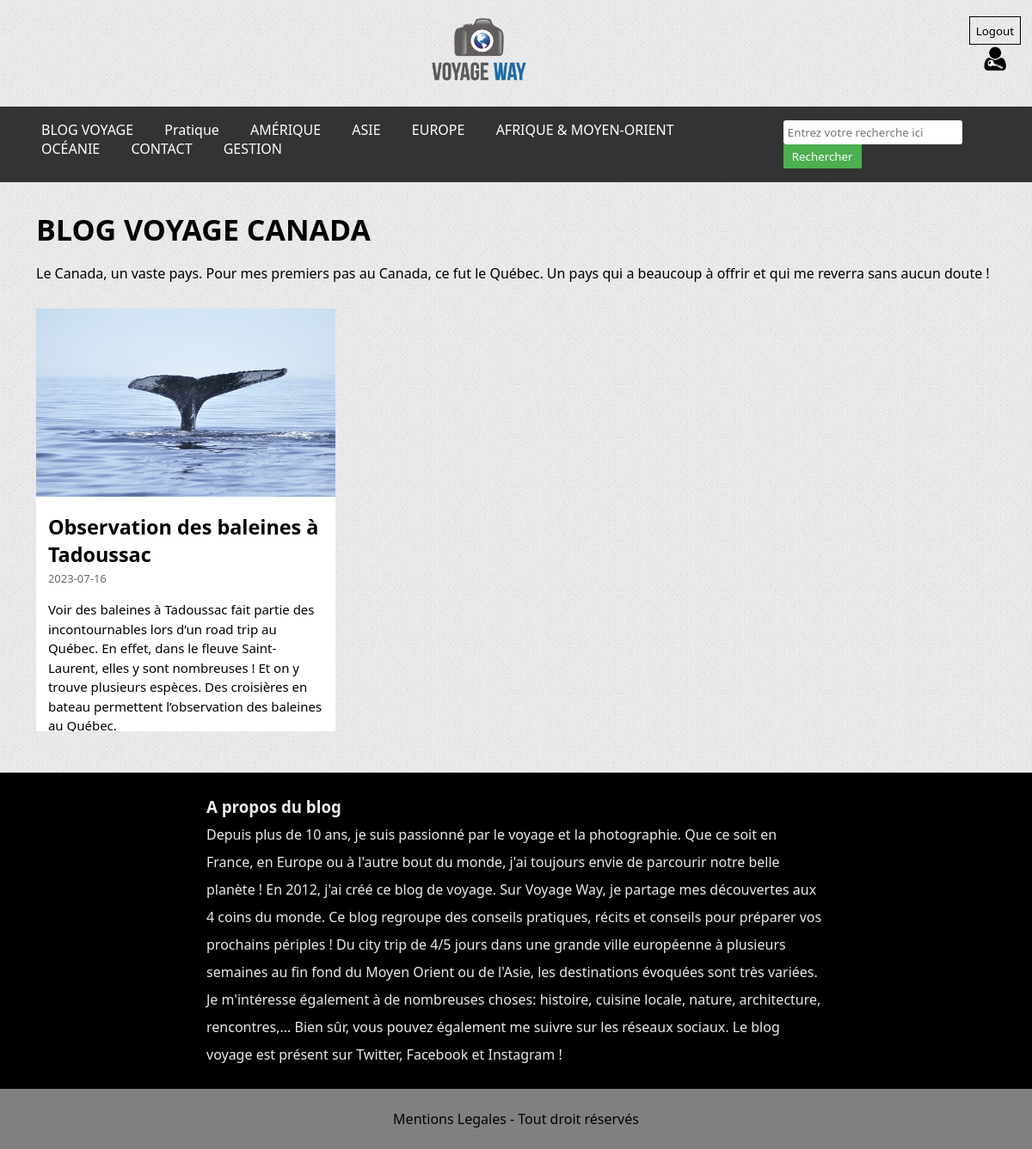
The page /categorie.php (signed in) on the database its author committed.
### tables this page shows
CREATE TABLE IF NOT EXISTS `categorie` (
  `id_categorie` int NOT NULL AUTO_INCREMENT,
  `nom` varchar(50) NOT NULL,
  `titre` varchar(100) NOT NULL,
  `description` varchar(500) NOT NULL,
  `continent` varchar(50) NOT NULL,
  PRIMARY KEY (`id_categorie`)
);

CREATE TABLE IF NOT EXISTS `article` (
  `id_article` int NOT NULL AUTO_INCREMENT,
  `titre` varchar(90) NOT NULL,
  `date` date NOT NULL,
  `photo_principale` varchar(255) NOT NULL,
  `resume` varchar(1000) NOT NULL,
  `sous_titre_1` varchar(100) NOT NULL,
  `contenu_1` text NOT NULL,
  `photo_1` varchar(255) NOT NULL,
  `sous_titre_2` varchar(90) NOT NULL,
  `contenu_2` text NOT NULL,
  `photo_2` varchar(255) NOT NULL,
  `sous_titre_3` varchar(90) NOT NULL,
  `photo_3` varchar(255) NOT NULL,
  `contenu_3` text NOT NULL,
  `categorie` int NOT NULL,
  PRIMARY KEY (`id_article`),
  KEY `FK_id_categorie_article` (`categorie`)
);

### components/connexion.php (called while the page is built, shortened)
<?php
    class MaConnexion {
        private $Connection;
        public function __construct($NewDatabaseName, $NewUser, $NewPassword, $NewHost)
        {
            $this->DatabaseName = $NewDatabaseName;
            $this->User = $NewUser;
            $this->Password = $NewPassword;
            $this->Host = $NewHost;
            try {
                $DataSourceName = "mysql:host=$this->Host;dbname=$this->DatabaseName;charset=utf8mb4";
                $this->Connection = new PDO($DataSourceName, $this->User, $this->Password);
                $this->Connection->setAttribute(PDO::ATTR_ERRMODE, PDO::ERRMODE_EXCEPTION);
            } catch (PDOException $e) {
                echo "Erreur: " . $e->getMessage();
            }
        }
        public function select($Table, $Column, $ConditionField = 1)
        {
            try {
                $SQLQueryString = "SELECT $Column FROM $Table WHERE $ConditionField";
                $Result = $this->Connection->query($SQLQueryString);
                return $Result->fetchAll(PDO::FETCH_ASSOC);
            } catch (PDOException $e) {
                echo "Erreur: " . $e->getMessage();
                return false;
            }
        }
        public function select_article($ConditionField)
        {
            try {
                $SQLQueryString = "SELECT `article`.`id_article`,`article`.`categorie`, `article`.`date`, `article`.`titre`, `article`.`resume`, `article`.`photo_principale`
                FROM `article`
                INNER JOIN `categorie` ON `categorie`.`id_categorie` = `article`.`categorie`
                WHERE `article`.`categorie` = $ConditionField ;
                ";
                $Result = $this->Connection->query($SQLQueryString);
                return $Result->fetchAll(PDO::FETCH_ASSOC);
            } catch (PDOException $e) {
                echo "Erreur: " . $e->getMessage();
                return false;
            }
        }
    }
?>

### categorie.php (the view, shortened to what this page needs)
<?php
    require_once("components/connexion.php");
    $DatabaseName = "viaje";
    $NewConnection = new MaConnexion($DatabaseName, "root", "", "localhost");
    $CurrentCategorieID = isset($_GET['id_categorie']) ? $_GET['id_categorie'] : 1;
    $SelectedCategorie = $NewConnection->select("categorie", "*", "id_categorie = $CurrentCategorieID");
    $Result = $NewConnection->select_article($CurrentCategorieID);
?>
<!DOCTYPE html>
<html lang="en">
<head>
    <link rel="stylesheet" href="style.css">
</head>
<body>
    <header>
        <?php include_once './components/navbar.php' ?>
    </header>
    <main>
        <section class="entete">
        <?php
            foreach($SelectedCategorie as $value){
                echo
                '<h1 class="titre">' .$value['titre'] . '</h1>
            <p class="presentation">'
                .$value['description'].
            '</p>';
            }
            ?>
        </section>
        <section class="affichagecategories">
            <?php
            foreach($Result as $display){
                echo
                '<div class="card">
                    <div>
                        <img src="' .$display['photo_principale']. '" class="cardImage" alt="">
                    </div>
                    <div class= "cardText">
                        <a href="article.php?id_article=' . $display['id_article'] . '" class="cardTitle"><h3>' . $display['titre'] . '</h3></a>
                        <p class="date">' . $display['date'] . '</p>
                        <p class="resume">' . $display['resume'] . '</p>
                    </div>
                </div>';
            }
            ?>
        </section>
    </main>
<footer>
    <?php include_once './components/footer.php' ?>
</footer>
</body>
</html>

### components/navbar.php (shortened to what this page needs)
<?php
    require_once("./components/connexion.php");
    $NewConnection = new MaConnexion("viaje", "root", "", "localhost");
    $IsUserLoggedIn = isset($_SESSION['CurrentUser']);
?>
<link rel="stylesheet" href="https://cdnjs.cloudflare.com/ajax/libs/font-awesome/6.4.0/css/all.min.css" />
<div id="SiteHead">
    <a z-index="1" href="index.php"><img id="Blazon" class="logo" src="./images/icons_site_main.png" alt="L'image principale du site">
    </a>
    <div z-index="2" class="float-login">
        <?php if ($IsUserLoggedIn): $UserIcon = './images/icons_user_role_' . $_SESSION['UserRole'] . '.png';
            ?>
            <form method="POST" action="controller.php"><input type="submit" name="Intention" value="Logout" class="ConnexionButtons" ></form>
            <img src=<?php echo '"' . $UserIcon . '"'; ?> alt="User Role Image" style="width: 32px; height: 32px;">
        <?php else: ?>
            <button class="ConnexionButtons" onclick="window.location='./login.php'">Login</button>
        <?php endif ?>
    </div>
</div>
<nav class="navbar">
    <div class="topnav" id="myTopnav">
        <a href="./index.php">BLOG VOYAGE</a>
        <div class="dropdown">
            <?php $Nav = $NewConnection->select("categorie", "*", "continent= 'Pratique'");
           foreach ($Nav as $display) {
                echo'<a href="categorie.php?id_categorie='. $display['id_categorie']. '">' .$display['nom'] . '</a>';
                }
            ?>
        </div>
        <div class="dropdown">
            <a href="#">AMÉRIQUE</a>
        </div>
        <div class="dropdown">
            <a href="#">ASIE</a>
        </div>
        <div class="dropdown">
            <a href="#">EUROPE</a>
        </div>
        <div class="dropdown">
            <a href="#">AFRIQUE &amp; MOYEN-ORIENT</a>
        </div>
        <div class="dropdown">
            <a href="#">OCÉANIE</a>
            <?php $Nav = $NewConnection->select("categorie", "*", "continent= 'Océanie'");
            ?>
        </div>
        <div class="dropdown">
            <a href="./contact.php">CONTACT</a>
        </div>
        <?php if($IsUserLoggedIn): ?>
            <div class="dropdown">
                <a href="./gestion.php">GESTION</a>
            </div>
        <?php endif; ?>
    </div>
    <div class="topnav" id="search">
        <form method="GET" action="recherche.php">
            <input type="text" name="search_query" id="search_query" placeholder="Entrez votre recherche ici">
            <button type="submit">Rechercher</button>
        </form>
    </div>
</nav>

### style.css (style rules this page uses)
* { font-family: "Segoe UI", Helvetica, Arial, sans-serif, "Apple Color Emoji", "Segoe UI Emoji", "Segoe UI Symbol"; padding: 0; margin: 0; }
body { display: flex; flex-direction: column; background-image: url('./images/body-bg1.png'); background-color: #f0f0f0; }
header { display: flex; flex-direction: column; }
header #Blazon { height: 100%; width: 10%; margin-top: 1em; }
header nav { margin-top: 1em; margin-bottom: 2em; }
header #SiteHead { display: inline-flex; text-align: center; align-items: center; }
header #SiteHead > a { width: 100%; }
header .ConnexionButtons { border-radius: 0; padding: 0.5em; margin-left: 1em; margin-right: 1em; background-color: transparent; border: 1px solid #000; cursor: pointer; }

### categorie.php (style rules this page uses)
.titre { text-transform: uppercase; font-weight: bold; font-size: 34px; margin-bottom: 1.5%; }
.entete { padding: 0 3.5%; }
.presentation { margin-bottom: 1.6%; }
.affichagecategories { display: flex; justify-content: flex-start; flex-wrap: wrap; padding: 1% 0 ; }
.card { display: grid; justify-items: center; width: 29%; background-color: #fff; margin-left: 3.5%; margin-bottom: 3%; }
.cardImage { width: 100%; }
.cardText { padding: 4%; height: 15em; overflow: hidden; }
.cardTitle { color: #000; font-size: 20px; text-decoration: none; }
.date { color: #6B6B6B; font-size: 13px; margin-top: 1%; }
.resume { line-height: 1.5; font-size: 15px; margin-top: 5%; }

### components/navbar.php (style rules this page uses)
.logo { width: 200px; height: auto; display: block; margin: 10px auto; }
.navbar { background-color: #333; padding-top: 1em; padding-right: 3em; padding-bottom: 1em; padding-left: 3em; display: flex; position: relative; z-index: 2; }
.navbar a { color: white; font-size: 1em; margin-right: 2em; text-decoration: none; }
.dropdown { position: relative; display: inline-block; }
#search { display: inline-block; }
#search input[type="text"] { padding: 5px; border-radius: 3px; border: none; }
#search button { padding: 5px 10px; background-color: #4CAF50; color: white; border: none; cursor: pointer; }
.float-login { float: right; }

### rows shown on the page
categorie: nom "Pratique"
categorie: titre "BLOG VOYAGE CANADA", description "Le Canada, un vaste pays. Pour mes premiers pas au Canada, ce fut le Québec. Un pays qui a beaucoup à offrir et qui me reverra sans aucun doute !"
article: photo_principale (picture), titre "Observation des baleines à Tadoussac", date "2023-07-16", resume "Voir des baleines à Tadoussac fait partie des incontournables lors d’un road trip au Québec. En effet, dans le fleuve Saint-Laurent, elles y sont nombreuses ! Et on y trouve plusieurs espèces. Des croisières en bateau permettent l’observation des baleines au Québec."
